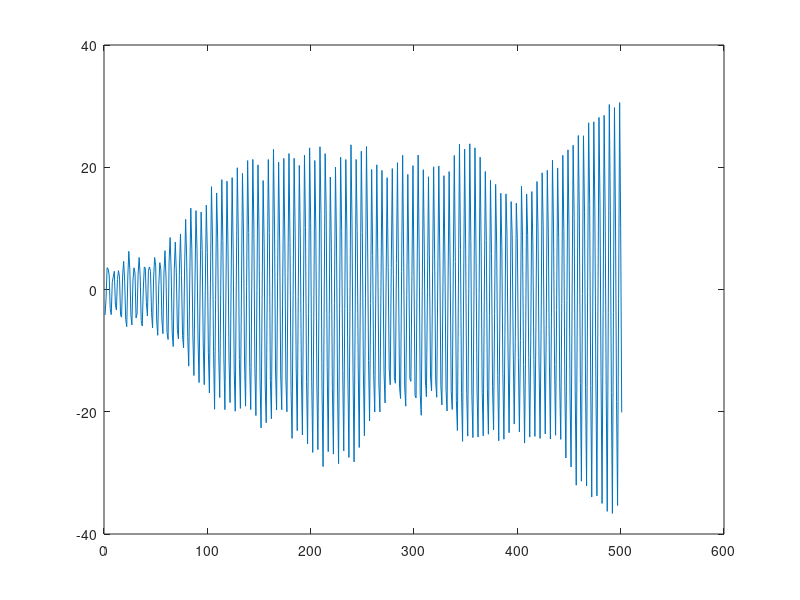

This chart was generated by the following MATLAB code: (Note: this script raises an error after producing the figure.)
A = [1 -0.3 0 0.5 ];
C = [1 0.5 zeros(1 ,10) -0.3];
A5 = [1 zeros(1 ,4) -1];
Astar = conv(A, A5);
e = randn(600 ,1);
y = filter(C,Astar,e);
y = y(100:end);
plot(y);


y_s = filter(A5,1,y);
data = iddata(y_s);

model_init = idpoly([1 0 0 0],[],[1 zeros(1,12)]);
model_init.Structure.a.Free = [1 1 0 1];
model_init.Structure.c.Free = [1 1 zeros(1,10) 1];
model_armax = pem(data, model_init)
